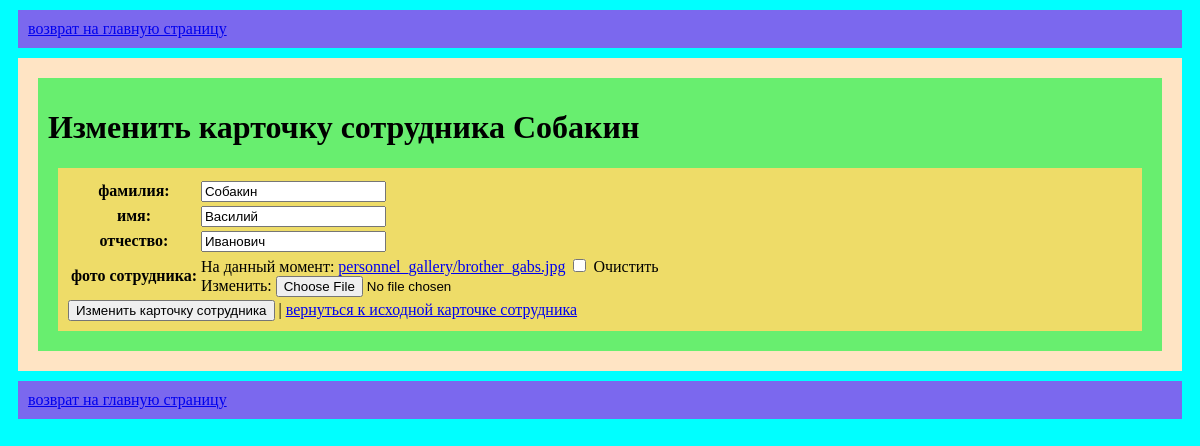
The app's page /update_personnel/1 with its own data.
### app/models.py (models this page shows, shortened)
class ProfilePersonnelModel(models.Model):
    surname = models.CharField(max_length=20, verbose_name="фамилия", blank=False,
                               validators=[MinLengthValidator(2)])  # валидация минимальной длинны
    name = models.CharField(max_length=20, verbose_name="имя", blank=True, default="неизвестно",
                            validators=[MinLengthValidator(2)])  # валидация минимальной длинны
    patronymic = models.CharField(max_length=20, verbose_name="отчество", blank=True, default="неизвестно",
                                  validators=[MinLengthValidator(2)])  # валидация минимальной длинны
    image = models.FileField(upload_to="personnel_gallery/", blank=True, verbose_name="фото сотрудника")

### app/views.py (the view)
# urls.py: path('update_personnel/<int:pk>', views.UpdatePersonnel.as_view(), name='update_personnel'),
class UpdatePersonnel(UpdateView):
    model = models.ProfilePersonnelModel
    form_class = forms.PersonnelForm
    template_name = "app/update_personnel.html"
    success_url = reverse_lazy("app:list_personnel")
    context_object_name = "person_one"  # переменная, передающаяся в шаблон

### app/forms.py
class PersonnelForm(forms.ModelForm):
    class Meta:
        model = models.ProfilePersonnelModel
        fields = "__all__"
        labels = {
            "surname": "фамилия",
            "name": "имя",
            "patronymic": "отчество",
            "image": "фото сотрудника",
        }
        error_messages = {
            "surname": {
                "max_length": "слишком длинная фамилия",
                "min_length": "слишком короткая фамилия",
                "required": "поле не должно быть пустым",
            },
            "name": {
                "max_length": "слишком длинное имя",
                "min_length": "слишком короткое имя",
                "required": "поле не должно быть пустым",
            },
            "patronymic": {
                "max_length": "слишком длинное отчество",
                "min_length": "слишком короткое отчество",
                "required": "поле не должно быть пустым",
            },
        }

### app/templates/app/update_personnel.html (shortened to what this page needs)
{% extends 'app/base.html'  %}
{% load static %}
{% block content %}
<div class="base-content">
    <h1>Изменить карточку сотрудника {{ person_one.surname }}</h1>
    <div class="one-person">
        <form method="POST" enctype="multipart/form-data">
            <table>
                {{ form }}
            </table>
            <button type="submit">Изменить карточку сотрудника</button> |
            <a href="{% url 'app:detail_personnel' person_one.pk %}">вернуться к исходной карточке сотрудника</a>
        </form>
    </div>
</div>
{% endblock %}

### app/static/app/css/base.css (style rules this page uses)
html { background-color: cyan; }
.base-content { background-color: #68ee6f; margin: 10px; padding: 10px; }
.one-person { background-color: #eedc68; margin: 10px; padding: 10px; }

### records on screen
ProfilePersonnelModel: surname "Собакин", name "Василий", patronymic "Иванович"
